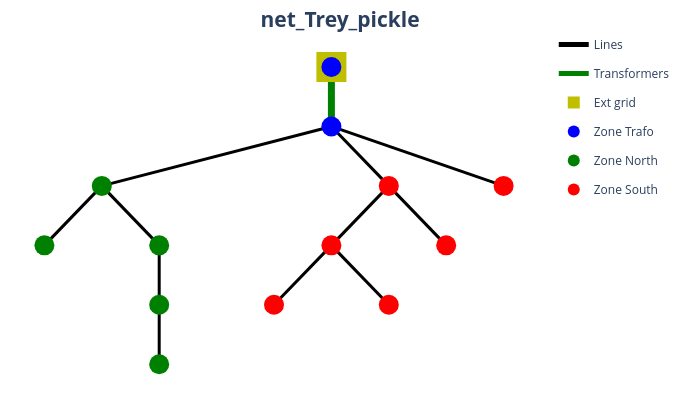

Notebook code for this chart:
### Code cell
pp_plot.plot_power_network(
    net=net_Trey_pickle,
    plot_title="net_Trey_pickle",
    filename="net_Trey_pickled",
)

### Figure 1 — Plotly figure (JSON) as saved in the notebook; plotly's stock layout.template omitted (floating-point values rounded to 4 significant figures)
{"data": [{"hoverinfo": "text", "legendgroup": "lines", "line": {"color": "rgb(0, 0, 0)", "width": 3}, "mode": "lines", "name": "Lines", "showlegend": true, "text": "GKN3x150_150", "type": "scatter", "x": [0, -1, -2], "y": [-1, -1.5, -2]}, {"hoverinfo": "text", "legendgroup": "lines", "line": {"color": "rgb(0, 0, 0)", "width": 3}, "mode": "lines", "name": "Lines", "showlegend": false, "text": "GKN3x150_150_2", "type": "scatter", "x": [-2, -2.25, -2.5], "y": [-2, -2.5, -3]}, {"hoverinfo": "text", "legendgroup": "lines", "line": {"color": "rgb(0, 0, 0)", "width": 3}, "mode": "lines", "name": "Lines", "showlegend": false, "text": "GKN3X95_95", "type": "scatter", "x": [-2, -1.75, -1.5], "y": [-2, -2.5, -3]}, {"hoverinfo": "text", "legendgroup": "lines", "line": {"color": "rgb(0, 0, 0)", "width": 3}, "mode": "lines", "name": "Lines", "showlegend": false, "text": "GKT3X50_50", "type": "scatter", "x": [-1.5, -1.5, -1.5], "y": [-3, -3.5, -4]}, {"hoverinfo": "text", "legendgroup": "lines", "line": {"color": "rgb(0, 0, 0)", "width": 3}, "mode": "lines", "name": "Lines", "showlegend": false, "text": "GKT3X50_50_2", "type": "scatter", "x": [-1.5, -1.5, -1.5], "y": [-4, -4.5, -5]}, {"hoverinfo": "text", "legendgroup": "lines", "line": {"color": "rgb(0, 0, 0)", "width": 3}, "mode": "lines", "name": "Lines", "showlegend": false, "text": "GKN3x150_150_3", "type": "scatter", "x": [0, 0.25, 0.5], "y": [-1, -1.5, -2]}, {"hoverinfo": "text", "legendgroup": "lines", "line": {"color": "rgb(0, 0, 0)", "width": 3}, "mode": "lines", "name": "Lines", "showlegend": false, "text": "GKN3X95_95_2", "type": "scatter", "x": [0.5, 0.25, 0], "y": [-2, -2.5, -3]}, {"hoverinfo": "text", "legendgroup": "lines", "line": {"color": "rgb(0, 0, 0)", "width": 3}, "mode": "lines", "name": "Lines", "showlegend": false, "text": "GKN3x150_150_4", "type": "scatter", "x": [0, -0.25, -0.5], "y": [-3, -3.5, -4]}, {"hoverinfo": "text", "legendgroup": "lines", "line": {"color": "rgb(0, 0, 0)", "width": 3}, "mode": "lines", "name": "Lines", "showlegend": false, "text": "GKN3X50_50", "type": "scatter", "x": [0, 0.25, 0.5], "y": [-3, -3.5, -4]}, {"hoverinfo": "text", "legendgroup": "lines", "line": {"color": "rgb(0, 0, 0)", "width": 3}, "mode": "lines", "name": "Lines", "showlegend": false, "text": "GKN3X50_50_2", "type": "scatter", "x": [0.5, 0.75, 1], "y": [-2, -2.5, -3]}, {"hoverinfo": "text", "legendgroup": "lines", "line": {"color": "rgb(0, 0, 0)", "width": 3}, "mode": "lines", "name": "Lines", "showlegend": false, "text": "GKN3X240_240", "type": "scatter", "x": [0, 0.75, 1.5], "y": [-1, -1.5, -2]}, {"hoverinfo": "text", "legendgroup": "lines", "marker": {"color": "rgb(0, 0, 0)", "size": 1, "symbol": "circle"}, "mode": "markers", "name": "edge_center", "showlegend": false, "type": "scatter", "x": [-1], "y": [-1.5]}, {"hoverinfo": "text", "legendgroup": "Transformers", "line": {"color": "rgb(0, 128, 0)", "width": 7}, "mode": "lines", "name": "Transformers", "showlegend": true, "text": "STMT003438<br>0.63 MVA", "type": "scatter", "x": [0, 0, 0], "y": [0, -0.5, -1]}, {"hoverinfo": "text", "legendgroup": "Transformers", "marker": {"color": "rgb(0, 128, 0)", "size": 1, "symbol": "circle"}, "mode": "markers", "name": "edge_center", "showlegend": false, "text": ["STMT003438<br>0.63 MVA"], "type": "scatter", "x": [0], "y": [-0.5]}, {"hoverinfo": "text", "marker": {"color": "rgb(191, 191, 0)", "size": 30, "symbol": "square"}, "mode": "markers", "name": "Ext grid", "text": [null], "type": "scatter", "x": [0], "y": [0]}, {"hoverinfo": "text", "marker": {"color": "rgb(0, 0, 255)", "size": 20, "symbol": "circle"}, "mode": "markers", "name": "Zone Trafo", "text": ["STMT003438<br>0.42 kV", "STMT003438HV<br>18.3 kV"], "type": "scatter", "x": [0, 0], "y": [-1, 0]}, {"hoverinfo": "text", "marker": {"color": "rgb(0, 128, 0)", "size": 20, "symbol": "circle"}, "mode": "markers", "name": "Zone North", "text": ["CDBT004764<br>0.42 kV", "CDBT003746<br>0.42 kV", "CDBT004760<br>0.42 kV", "CDBT012139<br>0.42 kV", "CDBT900784<br>0.42 kV"], "type": "scatter", "x": [-2, -2.5, -1.5, -1.5, -1.5], "y": [-2, -3, -3, -4, -5]}, {"hoverinfo": "text", "marker": {"color": "rgb(255, 0, 0)", "size": 20, "symbol": "circle"}, "mode": "markers", "name": "Zone South", "text": ["CDBT901452<br>0.42 kV", "CDBT004774<br>0.42 kV", "CDBT901604<br>0.42 kV", "CDBT016055<br>0.42 kV", "N1<br>0.42 kV", "60437<br>0.42 kV"], "type": "scatter", "x": [0.5, 0, -0.5, 0.5, 1, 1.5], "y": [-2, -3, -4, -4, -3, -2]}], "layout": {"font": {"size": 15}, "height": 400, "hovermode": "closest", "legend": {"font": {"size": 12}, "itemsizing": "constant"}, "margin": {"b": 5, "l": 5, "r": 5, "t": 30}, "paper_bgcolor": "white", "plot_bgcolor": "white", "showlegend": true, "title": {"text": "<b>net_Trey_pickle<b>", "x": 0.5, "xanchor": "center", "y": 0.97, "yanchor": "top"}, "width": 680, "xaxis": {"showgrid": false, "showticklabels": false, "tickfont": {"family": "Arial Black", "size": 12}, "title": {"font": {"size": 12}}, "zeroline": false}, "yaxis": {"showgrid": false, "showticklabels": false, "tickfont": {"family": "Arial Black", "size": 12}, "title": {"font": {"size": 12}}, "zeroline": false}}}
